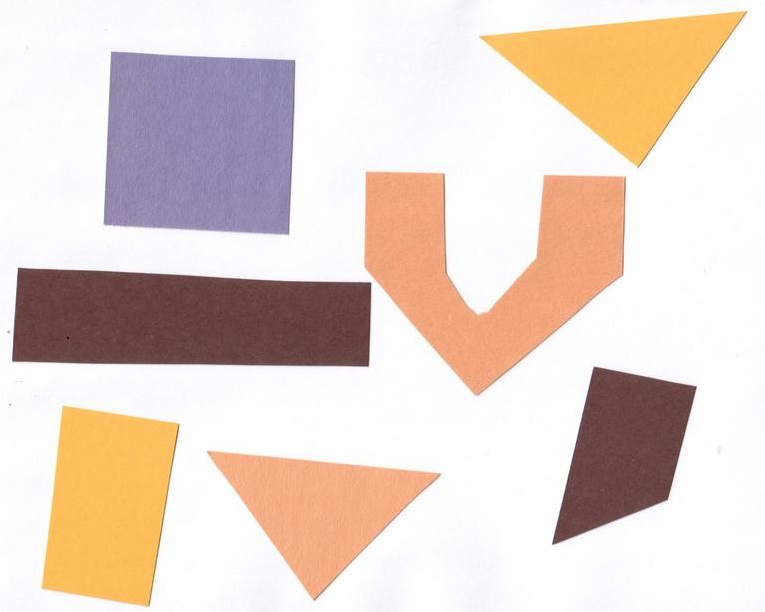
%> input picture Images/shapes.png, 765 x 612 px
$ octave task4.m   (GNU Octave 9; MATLAB toolbox functions it lacks are replaced by stand-ins)
%> lines starting %> are read from the running program, lines starting %| are printed output that depends on the picture; in (x1, y1, x2, y2) boxes, pixels count from 0 and x2, y2 are one past the last pixel; in counts of white or black regions, pixels touching at a corner belong together; the program's own positions count from 1
x = imread('shapes.png');
%> x is the input picture: size 612x765x3 uint8; mean R, G, B 229.3, 212.2, 203
x = rgb2gray(x);
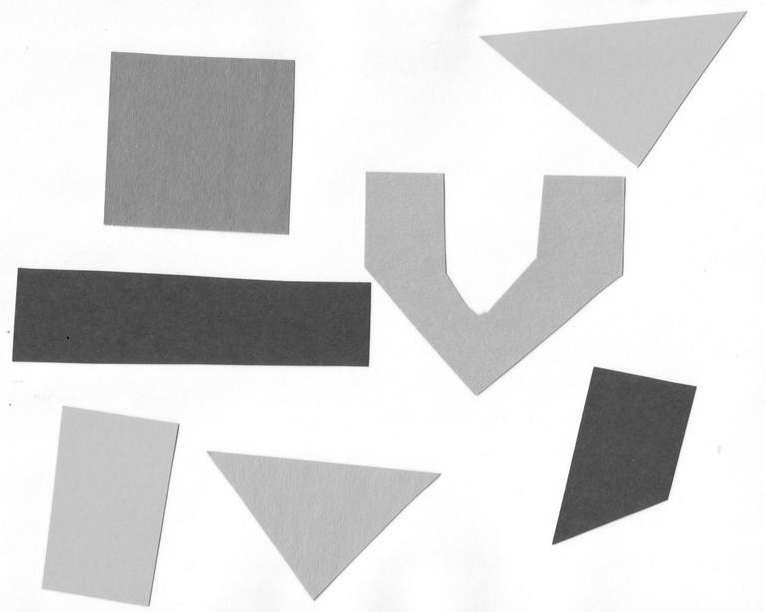
%> x: size 612x765 uint8; min 13, max 255, mean 216.2

y = x;
[rows, cols] = size(x);
%> rows = 612; cols = 765
for i = 1:rows
 for j = 1:cols
 if x(i,j)>=0 && x(i,j)<=100
     y(i,j)=255;
 else
     y(i,j)=0;
 end
 end
end
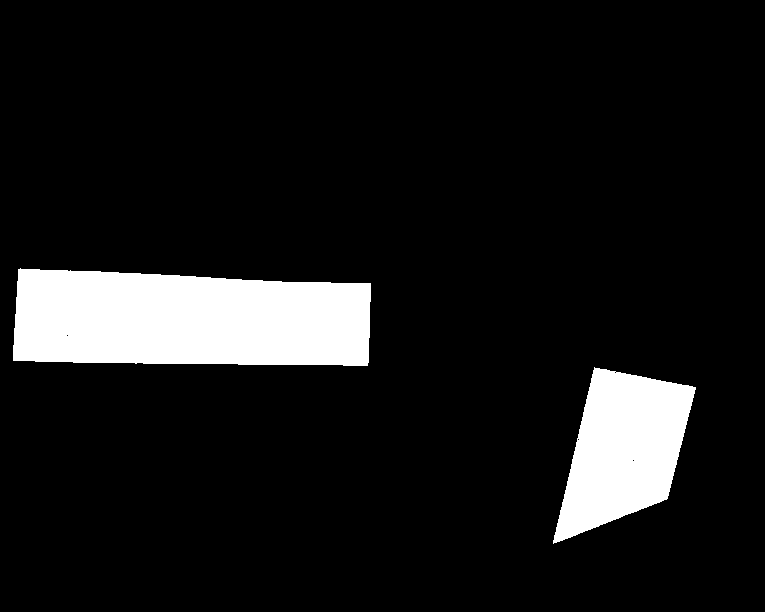
%> y: size 612x765 uint8; 9.9% white; 2 white regions, box (x1, y1, x2, y2) and area: (13, 268, 371, 366) 31014, (553, 367, 696, 544) 15251

z = x;
for i = 1:rows
 for j = 1:cols
 if x(i,j)>=225 && x(i,j)<=255
     z(i,j)=255;
 else
     z(i,j)=0;
 end
 end
end
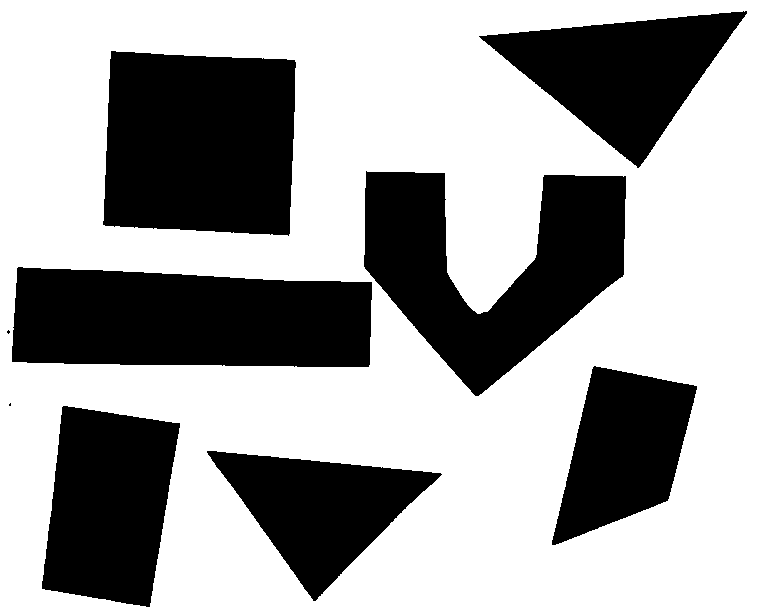
%> z: size 612x765 uint8; 64% white; 9 black regions (2 under 20 px), largest, box (x1, y1, x2, y2) and area: (103, 51, 296, 236) 32509, (12, 267, 372, 367) 32038, (364, 171, 626, 396) 30833

img = x;
for i = 1:rows
 for j = 1:cols
 if x(i,j)>=150 && x(i,j)<=175
     img(i,j)=255;
 else
     img(i,j)=0;
 end
 end
end
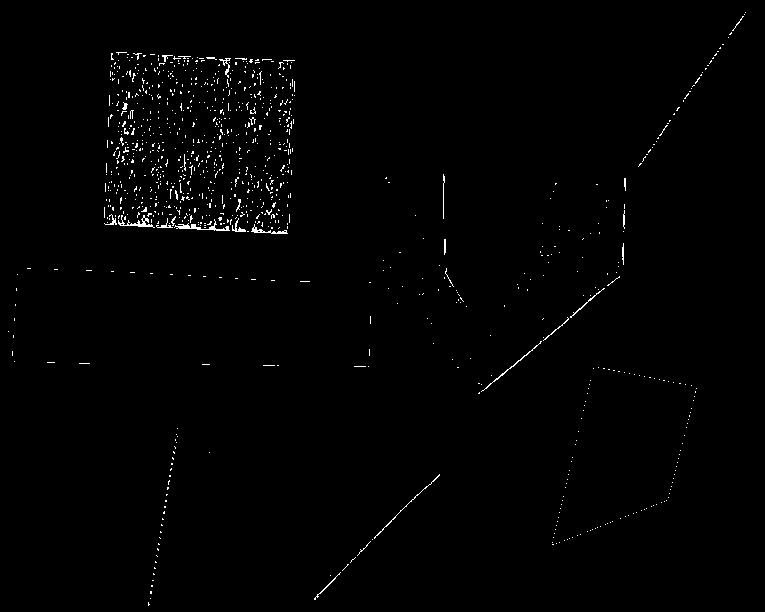
%> img: size 612x765 uint8; 0.95% white in thin lines or dots

subplot(2,2,1),imshow(x),title('Original Image');
subplot(2,2,2),imshow(y),title('Low intensity value highlighted');
subplot(2,2,3),imshow(img),title('Medium intensity value highlighted');
subplot(2,2,4),imshow(z),title('High intensity value highlighted');
